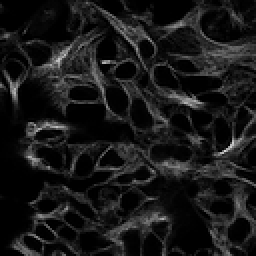
#> input picture Nikola/compressed_images_example/0047c984-bba6-11e8-b2ba-ac1f6b6435d0_red.png, 128 x 128 px, found by its file name (shown 2 times larger)
$ python data_preprocessing.py   (older library calls are emulated)
#> lines starting #> are read from the running program, lines starting #| are printed output that depends on the picture; after the words box and inside, x2 and y2 are one past the last pixel; in counts of white or black regions, pixels touching at a corner belong together
import matplotlib.pyplot as plt
import skimage.filters
import scipy.ndimage
import skimage.feature
import skimage.transform
import numpy as np
from PIL import Image
import cv2
import matplotlib.image as mpimg
from glob import glob
from sklearn.feature_extraction.image import img_to_graph
from sklearn.cluster import spectral_clustering as clustering_sklearn
from skimage.morphology import watershed
from albumentations import (
    HorizontalFlip, Blur, RandomGamma, ElasticTransform, ChannelShuffle, Rotate
)
plt.gray()

DATASET_PATH = "../dataset/train/"


def yen_thresholding(img_file_name):
    """
    Thresholding produces a specific black and white representation of the gray-scale image.
    We can use this as a compressed input.

    :param img_file_name: given file name
    :return: None, shows the plot
    """

    def set_title(title, threshold):
        if np.shape(threshold) != ():
            plt.title('%s threshold=[%s]' % (title, str(np.shape(threshold))))
        else:
            plt.title('%s threshold=%0.3f' % (title, threshold))

    figure = plt.figure(figsize=(15, 4))
    figure.suptitle("Yen threshold", fontsize=24)

    for index, color in enumerate(['red', 'green', 'blue', 'yellow']):
        current_color_image_path = DATASET_PATH + img_file_name + '_' + color + '.png'
        plt.subplot(1, 4, index+1)

        current_image = plt.imread(current_color_image_path)
        threshold = skimage.filters.threshold_yen(current_image)

        plt.imshow(current_image > threshold)
        set_title(color, threshold)

    plt.show()


def image_compression(img_file_name):
    """
    Compresses an image. Useful for faster training while still achieving similar results.

    :param img_file_name: image file name useful for compression
    :return: saves compressed images at compressed_images_example folder and plots difference
    """

    for _, color in enumerate(['red', 'green', 'blue', 'yellow']):
        image = Image.open(DATASET_PATH + img_file_name + '_' + color + '.png')

        image.save("compressed_images_example/original/" + img_file_name + '_' + color + "_original.png")

        # Image downsize with antialiasing filter
        new_image = image.resize((128, 128), Image.ANTIALIAS)
        new_image.save("compressed_images_example/" + img_file_name + '_' + color + '.png', quality=95)

        f = plt.figure()
        plt.title("Before (left) and after (right) the image compression")
        f.add_subplot(1, 2, 1)
        plt.imshow(np.rot90(image, 2))
        f.add_subplot(1, 2, 2)
        plt.imshow(np.rot90(new_image, 2))
        plt.show(block=True)


def convert_to_binary_image(img_file_name):
    """
    Converts an image into a binary image by using Li threshold.

    :param img_file_name: image file name useful for binarization
    :return: a binary photo
    """

    current_image = plt.imread(DATASET_PATH + img_file_name)
    return np.array(current_image > skimage.filters.threshold_li(current_image))


def binary_closing(image_filename):
    """
    Multidimensional binary closing with the given structuring element.
    The closing of an input image by a structuring element is the erosion of the dilation of the image by the
    structuring element.

    :param image_filename: image file name useful for binary closing
    """
    current_image = plt.imread(DATASET_PATH + image_filename)
    current_binary_image = convert_to_binary_image(image_filename)
    current_binary_opening_photo = scipy.ndimage.binary_closing(current_binary_image)

    # plotting the binary closing
    figure = plt.figure(figsize=(15, 4))
    figure.suptitle("Binary closing", fontsize=24)
    for index, list_title_image in enumerate([['original', current_image], ['binary', current_binary_image],
                                              ['binary closing', current_binary_opening_photo]]):
        plt.subplot(1, 3, index+1)
        plt.title(list_title_image[0])
        plt.imshow(list_title_image[1])
    plt.show()


# [22 lines left out: function spectral_clustering, not called in this run]


def contour_selection(image_filename):
    """
    Contour selection for an image, useful as an additional feature while training the model.

    :param image_filename: image file name useful for Contour Selection
    :return: processed image
    """
    image = cv2.imread(DATASET_PATH + image_filename, 1)

    gray = cv2.cvtColor(image, cv2.COLOR_RGB2GRAY)

    thresh_img = cv2.adaptiveThreshold(gray, 512, cv2.ADAPTIVE_THRESH_GAUSSIAN_C, cv2.THRESH_BINARY, 115, 1)

    plt.imshow(thresh_img, cmap="gray")
    plt.title("Contour selection")
    plt.show()


def blob_detection(image_filename):
    """
    In computer vision, blob detection methods are aimed at detecting regions in a digital image that differ in
    properties, such as brightness or color, compared to surrounding regions. Informally, a blob is a region of an image
    in which some properties are constant or approximately constant; all the points in a blob can be considered in some
    sense to be similar to each other. The most common method for blob detection is convolution.
    Patterns of the blobs can be used as an additional feature.

    :param image_filename: image file name useful for Blob detection
    :return: None, shows image after blob detection
    """
    image = plt.imread(DATASET_PATH + image_filename)

    blobs_log = skimage.feature.blob_log(image, max_sigma=30, num_sigma=10, threshold=.1)

    # Compute radii in the 3rd column.
    blobs_log[:, 2] = blobs_log[:, 2] * (2 ** .5)

    blobs_dog = skimage.feature.blob_dog(image, max_sigma=30, threshold=.1)
    blobs_dog[:, 2] = blobs_dog[:, 2] * (2 ** .5)

    blobs_doh = skimage.feature.blob_doh(image.astype('float64'), max_sigma=30, threshold=.01)

    blobs_list = [blobs_log, blobs_dog, blobs_doh]
    colors = ['yellow', 'lime', 'red']
    titles = ['Laplacian of Gaussian', 'Difference of Gaussian',
              'Determinant of Hessian']

    sequence = zip(blobs_list, colors, titles)

    fig, axes = plt.subplots(1, 3, figsize=(9, 3), sharex=True, sharey=True)
    ax = axes.ravel()

    for idx, (blobs, color, title) in enumerate(sequence):
        ax[idx].set_title(title)
        ax[idx].imshow(image, interpolation='nearest')
        for blob in blobs:
            y, x, r = blob
            c = plt.Circle((x, y), r, color=color, linewidth=2, fill=False)
            ax[idx].add_patch(c)

    plt.tight_layout()
    plt.show()


def region_based_segmentation(image_filename):
    """
    Region-based segmentation is a technique for determining the region directly. Region growing methods can provide the
    original images which have clear edges with good segmentation results. Useful as additional feature while training
    the model.

    :param image_filename: image file name useful for Blob detection
    :return: None, shows the results
    """
    image = plt.imread(DATASET_PATH + image_filename) * 255

    markers = np.zeros_like(image)
    markers[image > 0] = 1
    markers[image > 25] = 2
    markers[image > 30] = 3
    markers[image > 35] = 4

    plt.imshow(markers, cmap='nipy_spectral')
    plt.title('Segmentation markers')
    plt.show()

    elevation_map = skimage.filters.sobel(image / 255)
    segmentation = watershed(elevation_map, markers)

    plt.imshow(segmentation)
    plt.title('Region-based segmentation')
    plt.show()


# [17 lines left out: function sobel_operator, not called in this run]


def show_image(image_file):
#> called with image_file = '0047c984-bba6-11e8-b2ba-ac1f6b6435d0'
    red = np.array(Image.open(DATASET_PATH + image_file + "_red.png").convert("L"))
#> red is the input picture: shape (128, 128); min 0, max 216, mean 23.8
    green = np.array(Image.open(DATASET_PATH + image_file + "_green.png").convert("L"))
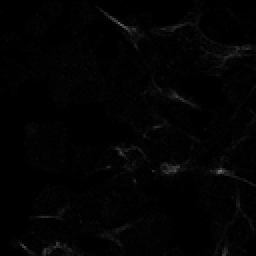
#> input picture Nikola/compressed_images_example/0047c984-bba6-11e8-b2ba-ac1f6b6435d0_green.png, 128 x 128 px, found by its file name (shown 2 times larger)
#> green is the input picture: shape (128, 128); min 0, max 110, mean 2.9
    blue = np.array(Image.open(DATASET_PATH + image_file + "_blue.png").convert("L"))
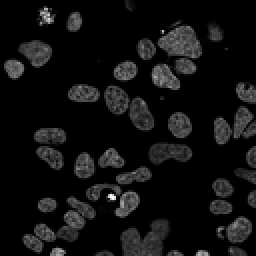
#> input picture Nikola/compressed_images_example/0047c984-bba6-11e8-b2ba-ac1f6b6435d0_blue.png, 128 x 128 px, found by its file name (shown 2 times larger)
#> blue is the input picture: shape (128, 128); min 0, max 255, mean 16.9
    yellow = np.array(Image.open(DATASET_PATH + image_file + "_yellow.png").convert("L"))
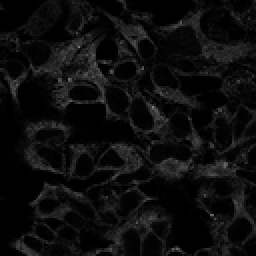
#> input picture Nikola/compressed_images_example/0047c984-bba6-11e8-b2ba-ac1f6b6435d0_yellow.png, 128 x 128 px, found by its file name (shown 2 times larger)
#> yellow is the input picture: shape (128, 128); min 0, max 124, mean 13.2

    demo_rgb = Image.fromarray(
        np.concatenate((np.expand_dims(red, axis=2), np.expand_dims(green, axis=2), np.expand_dims(blue, axis=2)),
                       axis=2))
    demo_y = Image.fromarray(
        np.concatenate((np.expand_dims(yellow, axis=2), np.expand_dims(yellow, axis=2), np.expand_dims(blue, axis=2)),
                       axis=2))
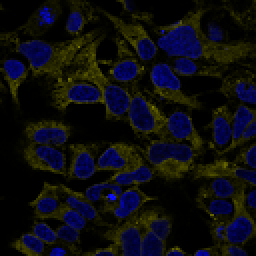
#> demo_y: PIL image 128x128 RGB (shown 2 times larger); mean R, G, B 13.2, 13.2, 16.9

    plt.title("4-channel input")
    plt.imshow(demo_y)
    plt.show()

    plt.title("RGB")
    plt.imshow(demo_rgb)
    plt.show()


def image_augmentation(image_file):
    def augment(aug, image):
        return aug(image=image)['image']

    # [4 lines left out: function augment_4chan, not called in this run]

    red = np.array(Image.open(DATASET_PATH + image_file + "_red.png").convert("L"))
    green = np.array(Image.open(DATASET_PATH + image_file + "_green.png").convert("L"))
    blue = np.array(Image.open(DATASET_PATH + image_file + "_blue.png").convert("L"))
    yellow = np.array(Image.open(DATASET_PATH + image_file + "_yellow.png").convert("L"))

    demo_rgb = Image.fromarray(
        np.concatenate((np.expand_dims(red, axis=2), np.expand_dims(green, axis=2), np.expand_dims(blue, axis=2)),
                       axis=2))

    aug = HorizontalFlip(p=1)
    image = Image.fromarray(augment(aug, np.array(demo_rgb)))

    plt.title("Horizontal Flip")
    plt.imshow(image)
    plt.show()

    aug = Blur(p=1, blur_limit=3)
    image = Image.fromarray(augment(aug, np.array(demo_rgb)))

    plt.title("Blur")
    plt.imshow(image)
    plt.show()

    aug = ElasticTransform(p=1, border_mode=cv2.BORDER_REFLECT_101, alpha_affine=40)
    image = Image.fromarray(augment(aug, np.array(demo_rgb)))

    plt.title("Elastic Transform")
    plt.imshow(image)
    plt.show()

    aug = RandomGamma(p=1)
    image = Image.fromarray(augment(aug, np.array(demo_rgb)))

    plt.title("Random Gamma")
    plt.imshow(image)
    plt.show()

    aug = ChannelShuffle(p=1)
    image = Image.fromarray(augment(aug, np.array(demo_rgb)))

    plt.title("Channel Shuffle")
    plt.imshow(image)
    plt.show()

    aug = Rotate(p=1, limit=30)
    image = Image.fromarray(augment(aug, np.array(demo_rgb)))

    plt.title("Image rotation")
    plt.imshow(image)
    plt.show()


if __name__ == "__main__":
    image_file = "0047c984-bba6-11e8-b2ba-ac1f6b6435d0"

    show_image(image_file)
    image_augmentation(image_file)
#> (the call stopped at in image_augmentation, `aug = HorizontalFlip(p=1)`: albumentations is not available in this run)
    yen_thresholding(image_file)
#> in yen_thresholding, `threshold = skimage.filters.threshold_yen(current_image)`: threshold = 0.303
    image_compression(image_file)
    binary_closing(image_file + '_' + "red" + '.png')
#> in convert_to_binary_image, `return np.array(current_image > skimage.filters.threshold_li(current_i..`:
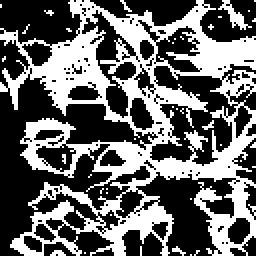
#> returned value: shape (128, 128) bool (shown 2 times larger); 40.2% white; 38 white regions (36 under 20 px), largest, box (x1, y1, x2, y2) and area: (0, 0, 128, 128) 6375, (109, 0, 126, 15) 78
#> in binary_closing, `current_binary_opening_photo = scipy.ndimage.binary_closing(current_bi..`: current_binary_opening_photo: shape (128, 128) bool; 44.2% white; 19 white regions (17 under 20 px), largest, box (x1, y1, x2, y2) and area: (1, 1, 127, 127) 7096, (109, 1, 126, 15) 80
    contour_selection(image_file + '_' + "blue" + '.png')
#> in contour_selection, `thresh_img = cv2.adaptiveThreshold(gray, 512, cv2.ADAPTIVE_THRESH_GAUS..`: thresh_img: shape (128, 128); 25.9% white; 38 white regions (6 under 20 px), largest, box (x1, y1, x2, y2) and area: (11, 98, 48, 127) 369, (78, 10, 101, 37) 361, (43, 83, 76, 109) 319
    blob_detection(image_file + '_' + "yellow" + '.png')
    region_based_segmentation(image_file + '_' + "red" + '.png')
#> in region_based_segmentation, `markers = np.zeros_like(image)`: markers: shape (128, 128) float32; every value is 0
#> in region_based_segmentation, `markers[image > 0] = 1`: markers: shape (128, 128) float32; values 0 (black) and 1 (white), 82.3% white; 254 black regions (231 under 20 px), largest, box (x1, y1, x2, y2) and area: (0, 79, 55, 128) 631, (34, 52, 65, 70) 205, (0, 0, 23, 15) 201
#> in region_based_segmentation, `markers[image > 35] = 4`:
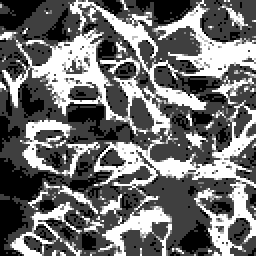
#> markers: shape (128, 128) float32 (shown 2 times larger); min 0, max 4, mean 1.74; drawn with min black and max white
#> in region_based_segmentation, `elevation_map = skimage.filters.sobel(image / 255)`:
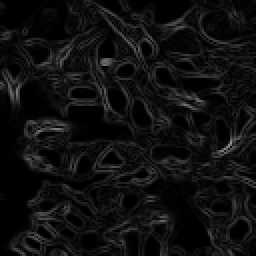
#> elevation_map: shape (128, 128) float32 (shown 2 times larger); min 0, max 0.579, mean 0.0623
#> (the run stopped early here; a loop or call above may not have finished)
